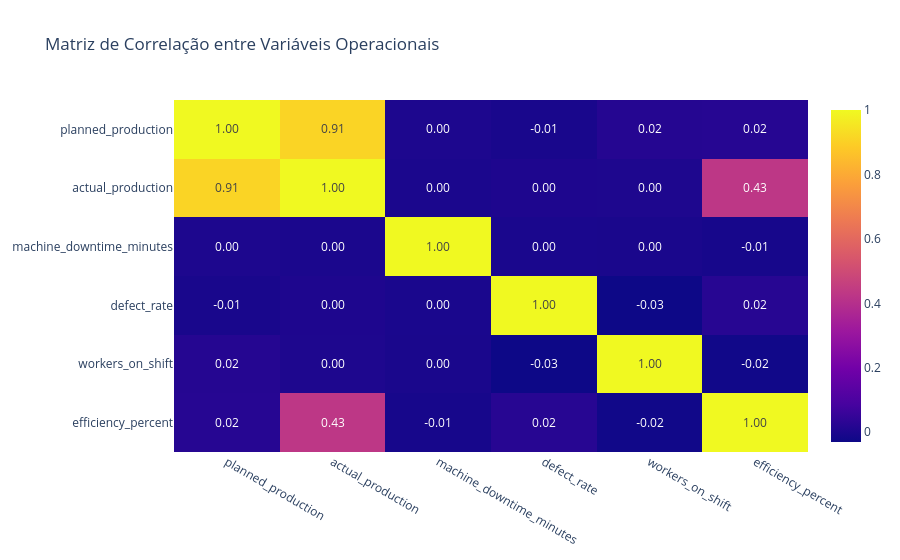

Here is the notebook cell this chart was saved with:
### Code cell
# ============================================================
# ETAPA 3 - ANÁLISE DE RELAÇÕES ENTRE VARIÁVEIS
# Objetivo:
# Investigar a relação entre variáveis operacionais e a produção real
# ============================================================

# Seleção das variáveis numéricas mais relevantes
correlation_data = df[
    [
        "planned_production",
        "actual_production",
        "machine_downtime_minutes",
        "defect_rate",
        "workers_on_shift",
        "efficiency_percent"
    ]
]

# ============================================================
# 1. MATRIZ DE CORRELAÇÃO
# ============================================================
correlation_matrix = correlation_data.corr(numeric_only=True)

display(correlation_matrix)

fig = px.imshow(
    correlation_matrix,
    text_auto=".2f",
    aspect="auto",
    title="Matriz de Correlação entre Variáveis Operacionais"
)
fig.show()

# ============================================================
# 2. RELAÇÃO ENTRE TEMPO DE PARADA E PRODUÇÃO REAL
# ============================================================
fig = px.scatter(
    df,
    x="machine_downtime_minutes",
    y="actual_production",
    color="machine_id",
    title="Relação entre Tempo de Parada e Produção Real",
    labels={
        "machine_downtime_minutes": "Tempo de Parada (min)",
        "actual_production": "Produção Real"
    }
)
fig.show()

# ============================================================
# 3. RELAÇÃO ENTRE TAXA DE DEFEITOS E PRODUÇÃO REAL
# ============================================================
fig = px.scatter(
    df,
    x="defect_rate",
    y="actual_production",
    color="product_id",
    title="Relação entre Taxa de Defeitos e Produção Real",
    labels={
        "defect_rate": "Taxa de Defeitos",
        "actual_production": "Produção Real"
    }
)
fig.show()

# ============================================================
# 4. RELAÇÃO ENTRE QUANTIDADE DE TRABALHADORES E PRODUÇÃO REAL
# ============================================================
fig = px.scatter(
    df,
    x="workers_on_shift",
    y="actual_production",
    color="shift",
    title="Relação entre Quantidade de Trabalhadores e Produção Real",
    labels={
        "workers_on_shift": "Quantidade de Trabalhadores",
        "actual_production": "Produção Real"
    }
)
fig.show()

# ============================================================
# 5. RELAÇÃO ENTRE PRODUÇÃO PLANEJADA E PRODUÇÃO REAL
# ============================================================
fig = px.scatter(
    df,
    x="planned_production",
    y="actual_production",
    color="product_id",
    title="Relação entre Produção Planejada e Produção Real",
    labels={
        "planned_production": "Produção Planejada",
        "actual_production": "Produção Real"
    }
)
fig.show()

### Figure 1 — Plotly figure (JSON) as saved in the notebook; plotly's stock layout.template omitted (floating-point values rounded to 4 significant figures)
{"data": [{"coloraxis": "coloraxis", "hovertemplate": "x: %{x}<br>y: %{y}<br>color: %{z}<extra></extra>", "name": "0", "texttemplate": "%{z:.2f}", "type": "heatmap", "x": ["planned_production", "actual_production", "machine_downtime_minutes", "defect_rate", "workers_on_shift", "efficiency_percent"], "xaxis": "x", "y": ["planned_production", "actual_production", "machine_downtime_minutes", "defect_rate", "workers_on_shift", "efficiency_percent"], "yaxis": "y", "z": [[1.0, 0.9097, 0.001728, -0.005384, 0.01704, 0.02057], [0.9097, 1.0, -0.002693, 0.004936, 0.00378, 0.426], [0.001728, -0.002693, 1.0, -0.003372, -0.00465, -0.0106], [-0.005384, 0.004936, -0.003372, 1.0, -0.03015, 0.0219], [0.01704, 0.00378, -0.00465, -0.03015, 1.0, -0.02276], [0.02057, 0.426, -0.0106, 0.0219, -0.02276, 1.0]]}], "layout": {"coloraxis": {"colorscale": [[0, "#0d0887"], [0.1111, "#46039f"], [0.2222, "#7201a8"], [0.3333, "#9c179e"], [0.4444, "#bd3786"], [0.5556, "#d8576b"], [0.6667, "#ed7953"], [0.7778, "#fb9f3a"], [0.8889, "#fdca26"], [1, "#f0f921"]]}, "title": {"text": "Matriz de Correlação entre Variáveis Operacionais"}, "xaxis": {"anchor": "y", "domain": [0, 1]}, "yaxis": {"anchor": "x", "autorange": "reversed", "domain": [0, 1]}}}
